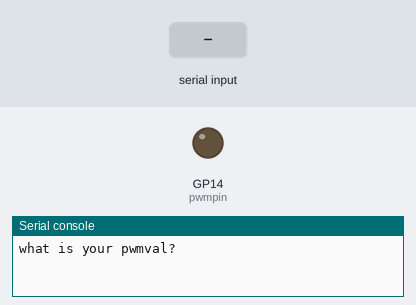
A program run on a simulated Raspberry Pi Pico running MicroPython. Shown: output pins drawn as LEDs (lit = HIGH), the last lines printed to the serial console. Inputs (shaded band) come from the test bench.

Above: at 1.2 s.
1.3 s: "5" typed at the serial console, then Enter
At 2.5 s:
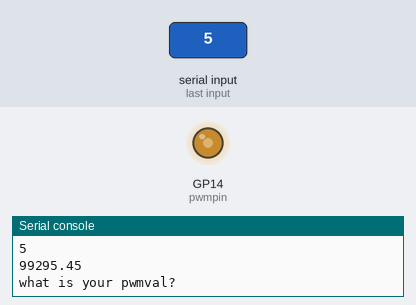
2.8 s: "90" typed at the serial console, then Enter
At 3.8 s:
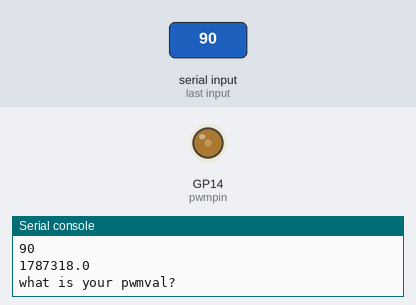
Timing chart, 0 to 5.8 s (numbered marks = the images above; inputs shaded):
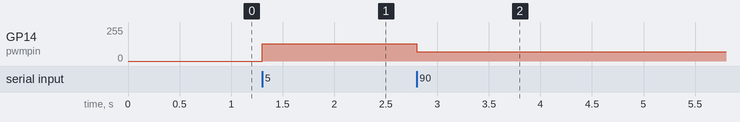

Measured:
- after the input at 1.3 s, GP14 (pwmpin): 0/255 → 131/255 at once
- after the input at 2.8 s, GP14 (pwmpin): 131/255 → 69/255 at once

The program:

Pwm.py
```python
from machine import PWM,Pin
from time import sleep

pwmpin=14
pwm=PWM(Pin(pwmpin))
pwm.freq(1000)
pwm.duty_u16(0)

while True:
    val=float(input('what is your pwmval? '))
    voltage=(65535/3.3)*val
    print(voltage)
    pwm.duty_u16(int(voltage))
    sleep(.1)
```
